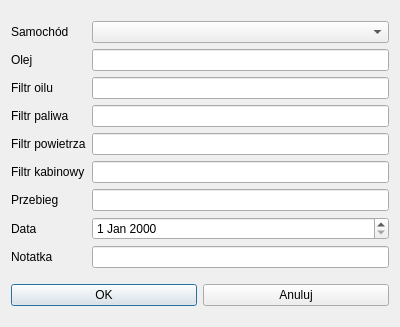
<?xml version="1.0" encoding="UTF-8"?>
<ui version="4.0">
 <class>ExploitationDialog</class>
 <widget class="QDialog" name="ExploitationDialog">
  <property name="geometry">
   <rect>
    <x>0</x>
    <y>0</y>
    <width>400</width>
    <height>327</height>
   </rect>
  </property>
  <property name="windowTitle">
   <string>Dialog</string>
  </property>
  <layout class="QVBoxLayout" name="verticalLayout">
   <item>
    <layout class="QGridLayout" name="gridLayout">
     <item row="6" column="2">
      <widget class="QLineEdit" name="LEmileage"/>
     </item>
     <item row="3" column="2">
      <widget class="QLineEdit" name="LEfpa"/>
     </item>
     <item row="0" column="2">
      <widget class="QComboBox" name="CBcar"/>
     </item>
     <item row="8" column="2">
      <widget class="QLineEdit" name="LEnote"/>
     </item>
     <item row="7" column="0">
      <widget class="QLabel" name="LLdate">
       <property name="text">
        <string>Data</string>
       </property>
      </widget>
     </item>
     <item row="0" column="0">
      <widget class="QLabel" name="LLcar">
       <property name="text">
        <string>Samochód</string>
       </property>
      </widget>
     </item>
     <item row="5" column="2">
      <widget class="QLineEdit" name="LEfka"/>
     </item>
     <item row="3" column="0">
      <widget class="QLabel" name="LLfpa">
       <property name="text">
        <string>Filtr paliwa</string>
       </property>
      </widget>
     </item>
     <item row="8" column="0">
      <widget class="QLabel" name="LLnote">
       <property name="text">
        <string>Notatka</string>
       </property>
      </widget>
     </item>
     <item row="1" column="0">
      <widget class="QLabel" name="LLoil">
       <property name="text">
        <string>Olej</string>
       </property>
      </widget>
     </item>
     <item row="6" column="0">
      <widget class="QLabel" name="LLmileage">
       <property name="text">
        <string>Przebieg</string>
       </property>
      </widget>
     </item>
     <item row="2" column="0">
      <widget class="QLabel" name="LLfol">
       <property name="text">
        <string>Filtr oilu</string>
       </property>
      </widget>
     </item>
     <item row="4" column="0">
      <widget class="QLabel" name="LLfpo">
       <property name="text">
        <string>Filtr powietrza</string>
       </property>
      </widget>
     </item>
     <item row="4" column="2">
      <widget class="QLineEdit" name="LEfpo"/>
     </item>
     <item row="2" column="2">
      <widget class="QLineEdit" name="LEfol"/>
     </item>
     <item row="1" column="2">
      <widget class="QLineEdit" name="LEoil">
       <property name="text">
        <string/>
       </property>
      </widget>
     </item>
     <item row="5" column="0">
      <widget class="QLabel" name="LLfka">
       <property name="text">
        <string>Filtr kabinowy</string>
       </property>
      </widget>
     </item>
     <item row="7" column="2">
      <widget class="QDateEdit" name="DEdate"/>
     </item>
    </layout>
   </item>
   <item>
    <layout class="QHBoxLayout" name="horizontalLayout">
     <item>
      <widget class="QPushButton" name="PBok">
       <property name="text">
        <string>OK</string>
       </property>
      </widget>
     </item>
     <item>
      <widget class="QPushButton" name="PBanuluj">
       <property name="text">
        <string>Anuluj</string>
       </property>
      </widget>
     </item>
    </layout>
   </item>
  </layout>
 </widget>
 <tabstops>
  <tabstop>CBcar</tabstop>
  <tabstop>LEoil</tabstop>
  <tabstop>LEfol</tabstop>
  <tabstop>LEfpa</tabstop>
  <tabstop>LEfpo</tabstop>
  <tabstop>LEfka</tabstop>
  <tabstop>LEmileage</tabstop>
  <tabstop>DEdate</tabstop>
  <tabstop>LEnote</tabstop>
  <tabstop>PBok</tabstop>
  <tabstop>PBanuluj</tabstop>
 </tabstops>
 <resources/>
 <connections/>
</ui>
